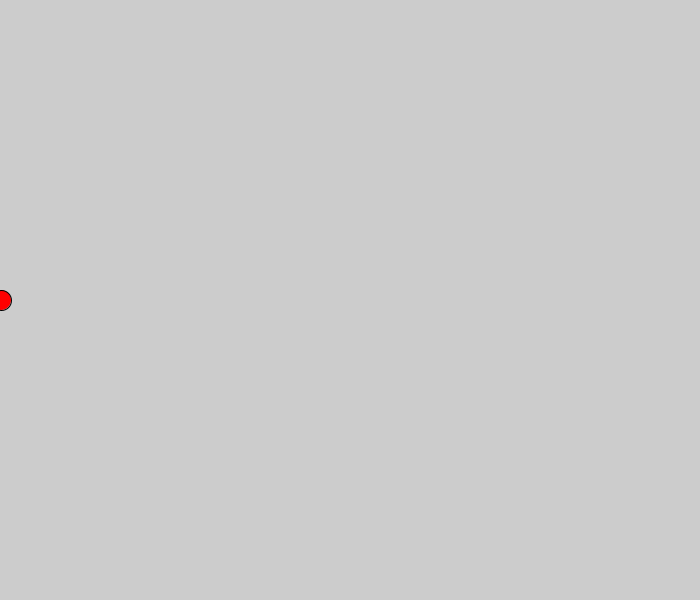
Frame 1 (no input)
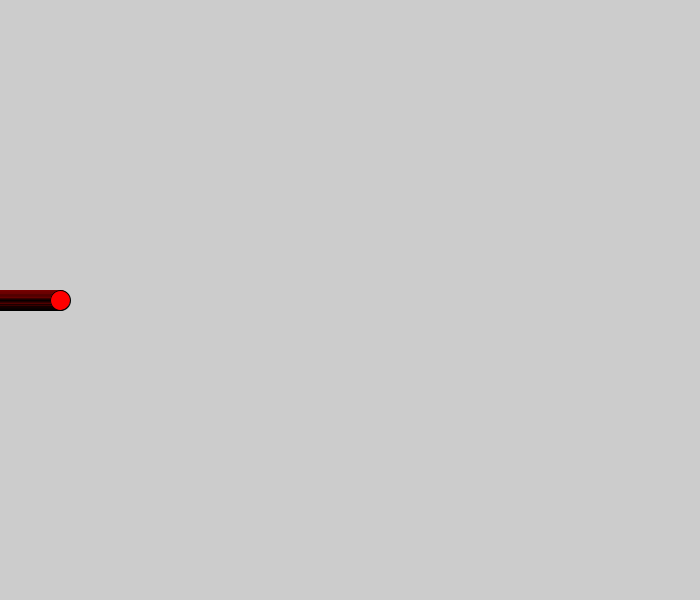
Frame 60 (the mouse pressed at the canvas centre just before this capture)
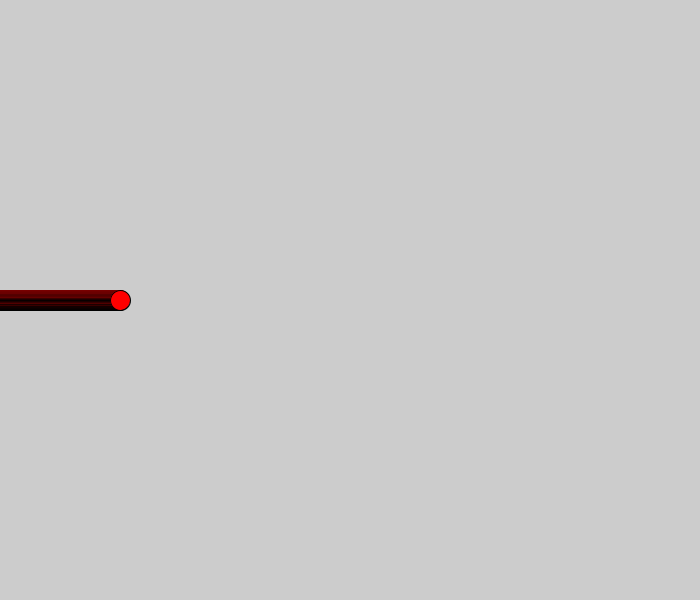
Frame 120 (the mouse held since frame 60 and released just before this capture)

The Processing sketch that drew these frames (run headless with seeded random() and noise(); from frame 60 on, the mouse is pressed at the canvas centre):

// Processing sketch: processing_158081
// ── processing_158081.pde

float px=0;
void setup() {
  size(700, 600);
}
void draw()
{
  px++;
  if (px<=width*2) {
    fill(255, 0, 0);
  }
  else 
    px--;
  {
    if (px>=width/2) {
      fill(0, 255, 0);
    }
    ellipse(px, 300, 20, 20);
  }
}
